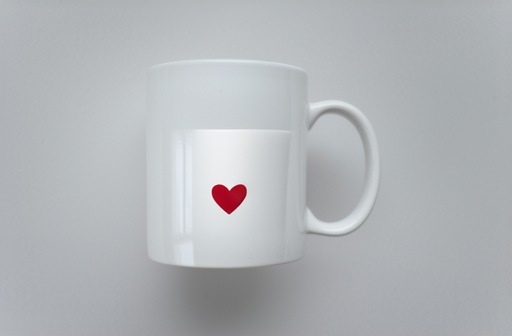
#> input picture experiments/support_v3_2026-05-11/mug_host_surface_no_component/result.png, 512 x 336 px, found by its file name
$ python make_phase2_e1_seed10_review.py
#> lines starting #> are read from the running program, lines starting #| are printed output that depends on the picture
#!/usr/bin/env python3
from __future__ import annotations

import csv
import json
from pathlib import Path

from PIL import Image, ImageDraw, ImageFont


ROOT = Path("/cluster/users/grad/2025/25t8103/project")
RUN_ID = "phase2_e1_seed10_gate_20260605_702647"
RUN_DIR = ROOT / "experiments" / "support_v3_2026-06-02" / RUN_ID
OUT_DIR = RUN_DIR / "visual_review"
OUTPUT_ROOT = ROOT / "outputs" / "pretty_matrix"
THUMB = 180
PAD = 12
LEFT_W = 250
HEADER_H = 62

METHODS = [
    ("base_only", "RF recon."),
    ("direct_target", "Direct target"),
    ("adaptive_full_generic_support", "Generic support"),
    ("support_v3_controller_rmsgap", "DeCE-RF"),
]

TASKS = [
    ("cat_crown", "T1 accessory", "Cat crown"),
    ("dog_bow_tie_phase2", "T1 accessory", "Dog bow tie"),
    ("cat_side_sunglasses_phase2", "T1 accessory", "Side cat sunglasses"),
    ("bowl_apple_inside", "T2 container", "Bowl apple"),
    ("white_bowl_strawberry_phase2", "T2 container", "White bowl strawberry"),
    ("brown_bowl_lemon_phase2", "T2 container", "Brown bowl lemon"),
    ("tshirt_star", "T3 decal", "T-shirt star"),
    ("mug_heart", "T3 decal", "Mug heart"),
    ("tote_leaf", "T3 decal", "Tote leaf"),
    ("red_chair_blue", "T4 recolor", "Room chair blue"),
    ("green_mug_orange_phase2", "T4 recolor", "Green mug orange"),
    ("yellow_vase_blue_phase2", "T4 recolor", "Yellow vase blue"),
    ("pillow_vertical_fabric_strip", "T5 surface", "Pillow vertical strip"),
    ("white_pillow_blue_dots_phase2", "T5 surface", "Pillow dots"),
    ("white_pillow_blue_cross_phase2", "T5 surface", "Pillow cross"),
    ("backpack_remove_toy_charm", "T6 removal", "Backpack charm"),
    ("backpack_remove_silver_keychain_phase2", "T6 removal", "Silver keychain"),
    ("bag_remove_decorative_tag_phase2", "T6 removal", "Bag tag"),
]


def font(size: int, bold: bool = False) -> ImageFont.ImageFont:
    names = [
        "/usr/share/fonts/truetype/dejavu/DejaVuSans-Bold.ttf" if bold else "/usr/share/fonts/truetype/dejavu/DejaVuSans.ttf",
        "/usr/share/fonts/truetype/liberation2/LiberationSans-Bold.ttf" if bold else "/usr/share/fonts/truetype/liberation2/LiberationSans-Regular.ttf",
    ]
    for name in names:
        path = Path(name)
        if path.exists():
            return ImageFont.truetype(str(path), size)
    return ImageFont.load_default()


def fit(path: Path, size: int = THUMB) -> Image.Image:
    image = Image.open(path).convert("RGB")
    image.thumbnail((size, size), Image.Resampling.LANCZOS)
    canvas = Image.new("RGB", (size, size), "white")
    canvas.paste(image, ((size - image.width) // 2, (size - image.height) // 2))
    return canvas


def label_cell(text: str, size: int = THUMB) -> Image.Image:
    canvas = Image.new("RGB", (size, size), (238, 238, 238))
    draw = ImageDraw.Draw(canvas)
    draw.text((12, size // 2 - 8), text, fill=(60, 60, 60), font=font(16, True))
    return canvas


def source_for_task(task_id: str) -> Path | None:
    for method, _ in METHODS:
        meta = OUTPUT_ROOT / task_id / method / "seed_10" / "metadata.json"
        if meta.exists():
            data = json.loads(meta.read_text(encoding="utf-8"))
            image = data.get("image") or data.get("source_image")
            if image:
                return Path(image)
    command = OUTPUT_ROOT / task_id / "base_only" / "seed_10" / "command.txt"
    if command.exists():
        parts = command.read_text(encoding="utf-8").split()
        if "--image" in parts:
            return Path(parts[parts.index("--image") + 1])
    return None


def result_for(task_id: str, method: str) -> Path:
    return OUTPUT_ROOT / task_id / method / "seed_10" / "result.png"


def make_sheet(rows: list[tuple[str, str, str]], output: Path, title: str) -> None:
    cols = [("source", "Source"), *METHODS]
    row_h = THUMB + PAD
    width = LEFT_W + PAD + len(cols) * (THUMB + PAD)
    height = HEADER_H + PAD + len(rows) * row_h
    sheet = Image.new("RGB", (width, height), (248, 248, 248))
    draw = ImageDraw.Draw(sheet)
    draw.text((PAD, 18), title, fill=(15, 15, 15), font=font(22, True))
    for idx, (_, label) in enumerate(cols):
        x = LEFT_W + PAD + idx * (THUMB + PAD)
        draw.text((x, 22), label, fill=(20, 20, 20), font=font(17, True))

    for row_idx, (task_id, category, label) in enumerate(rows):
        y = HEADER_H + PAD + row_idx * row_h
        draw.text((PAD, y + 22), label, fill=(20, 20, 20), font=font(17, True))
        draw.text((PAD, y + 48), category, fill=(75, 75, 75), font=font(13))
        source = source_for_task(task_id)
        cells = [fit(source) if source and source.exists() else label_cell("missing source")]
        for method, _ in METHODS:
            path = result_for(task_id, method)
            cells.append(fit(path) if path.exists() else label_cell("missing"))
        for col_idx, cell in enumerate(cells):
            x = LEFT_W + PAD + col_idx * (THUMB + PAD)
            sheet.paste(cell, (x, y))
    output.parent.mkdir(parents=True, exist_ok=True)
    sheet.save(output)


def write_index() -> None:
    path = OUT_DIR / "phase2_e1_seed10_gate_index.csv"
    path.parent.mkdir(parents=True, exist_ok=True)
    with path.open("w", newline="", encoding="utf-8") as handle:
        writer = csv.writer(handle)
        writer.writerow(["task_id", "category", "label", "source_image", *[f"{m}_result" for m, _ in METHODS]])
        for task_id, category, label in TASKS:
            source = source_for_task(task_id)
            writer.writerow([
                task_id,
                category,
                label,
                str(source) if source else "",
                *[str(result_for(task_id, method)) for method, _ in METHODS],
            ])


def write_audit_template() -> None:
    path = OUT_DIR / "phase2_e1_seed10_visual_audit_template.csv"
    with path.open("w", newline="", encoding="utf-8") as handle:
        writer = csv.writer(handle)
        writer.writerow([
            "task_id",
            "category",
            "label",
            "method",
            "edit_success_1_5",
            "preservation_1_5",
            "locality_1_5",
            "artifact_1_5_lower_better",
            "overall_1_5",
            "gate_decision",
            "notes",
        ])
        for task_id, category, label in TASKS:
            for method, _ in METHODS[1:]:
                writer.writerow([task_id, category, label, method, "", "", "", "", "", "", ""])


def main() -> int:
    OUT_DIR.mkdir(parents=True, exist_ok=True)
    make_sheet(TASKS, OUT_DIR / "phase2_e1_seed10_all_tasks_grid.png", "Phase2 E1 Seed10 Gate")
#> in make_sheet, `sheet = Image.new("RGB", (width, height), (248, 248, 248))`: sheet: PIL image 1222x3530 RGB; every value is 248
#> in label_cell, `canvas = Image.new("RGB", (size, size), (238, 238, 238))`: canvas: PIL image 180x180 RGB; every value is 238
#> in fit, image is the input picture: PIL image 512x336 RGB; mean R, G, B 178, 181.3, 184.4
#> in fit, `canvas = Image.new("RGB", (size, size), "white")`: canvas: PIL image 180x180 RGB; every value is 255
#> in fit, `canvas.paste(image, ((size - image.width) // 2, (size - image.height) ..`:
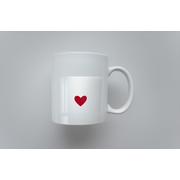
#> canvas: PIL image 180x180 RGB; mean R, G, B 204.5, 206.7, 208.7
#> after the loop in make_sheet, `for col_idx, cell in enumerate(cells):`:
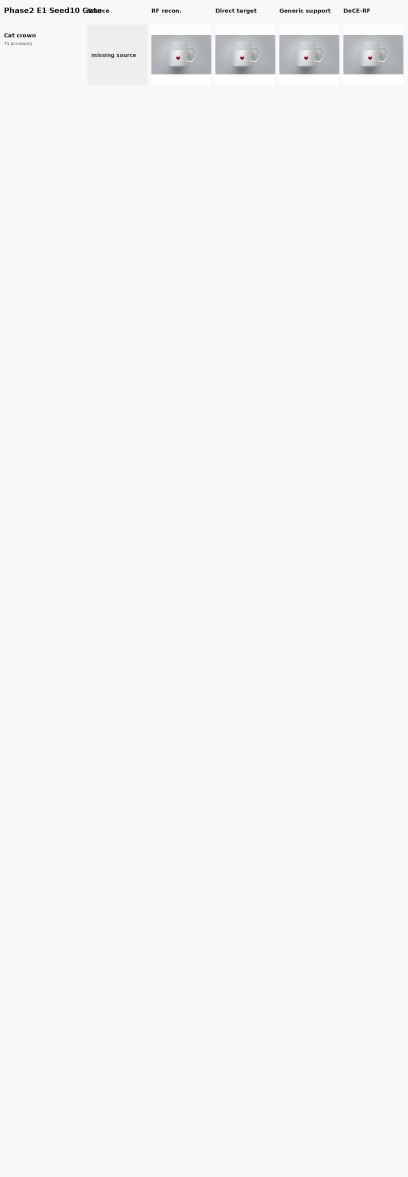
#> sheet: PIL image 1222x3530 RGB (shown at 1/3 size); mean R, G, B 246.3, 246.4, 246.5
#> in make_sheet, `sheet.save(output)`:
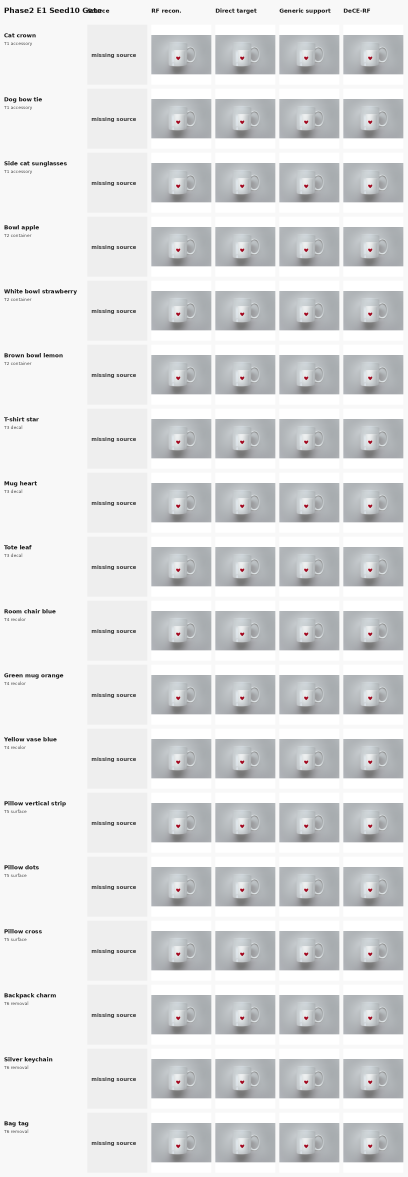
#> saved as phase2_e1_seed10_all_tasks_grid.png: PIL image 1222x3530 RGB (shown at 1/3 size); mean R, G, B 221.6, 222.8, 223.9
    by_category: dict[str, list[tuple[str, str, str]]] = {}
    for row in TASKS:
        by_category.setdefault(row[1], []).append(row)
    for category, rows in by_category.items():
        safe = category.lower().replace(" ", "_")
        make_sheet(rows, OUT_DIR / f"phase2_e1_seed10_{safe}_grid.png", f"Phase2 E1 Seed10 - {category}")
#> call 2 of make_sheet, with title = 'Phase2 E1 Seed10 - T1 accessory'
#> in make_sheet (call 2), `sheet = Image.new("RGB", (width, height), (248, 248, 248))`: sheet: PIL image 1222x650 RGB; every value is 248
#> after the loop in make_sheet (call 2), `for col_idx, cell in enumerate(cells):`:
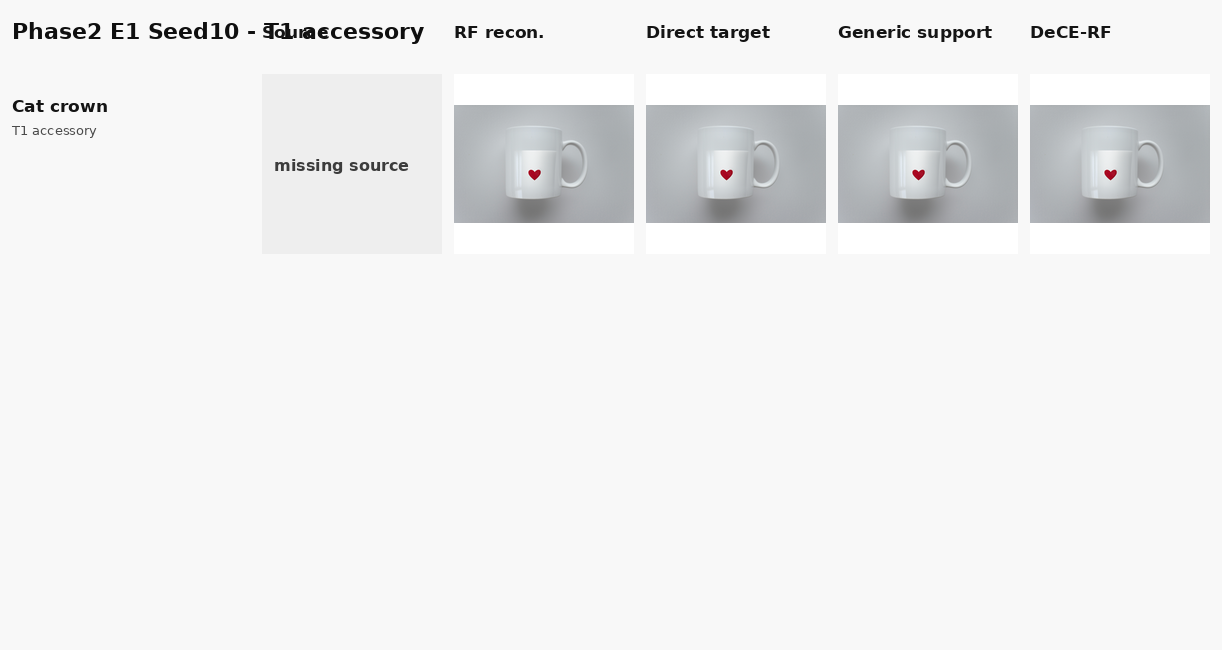
#> sheet: PIL image 1222x650 RGB; mean R, G, B 238.8, 239.1, 239.5
#> in make_sheet (call 2), `sheet.save(output)`:
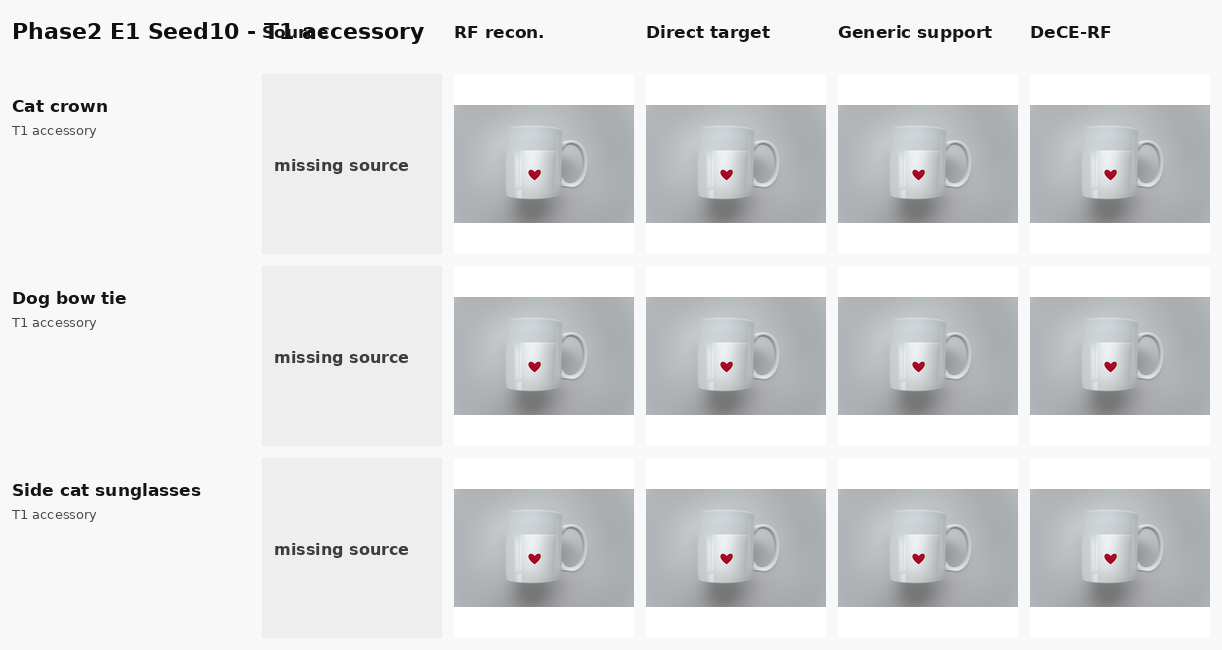
#> saved as phase2_e1_seed10_t1_accessory_grid.png: PIL image 1222x650 RGB; mean R, G, B 223, 224, 225
    write_index()
    write_audit_template()
    completion = {
        "all_tasks_grid": str(OUT_DIR / "phase2_e1_seed10_all_tasks_grid.png"),
        "index_csv": str(OUT_DIR / "phase2_e1_seed10_gate_index.csv"),
        "audit_template_csv": str(OUT_DIR / "phase2_e1_seed10_visual_audit_template.csv"),
        "task_count": len(TASKS),
        "method_count": len(METHODS),
    }
    (OUT_DIR / "phase2_e1_seed10_review_package.json").write_text(json.dumps(completion, indent=2), encoding="utf-8")
    print(json.dumps(completion, indent=2))
    return 0


if __name__ == "__main__":
    raise SystemExit(main())
#> (the program exits here)
